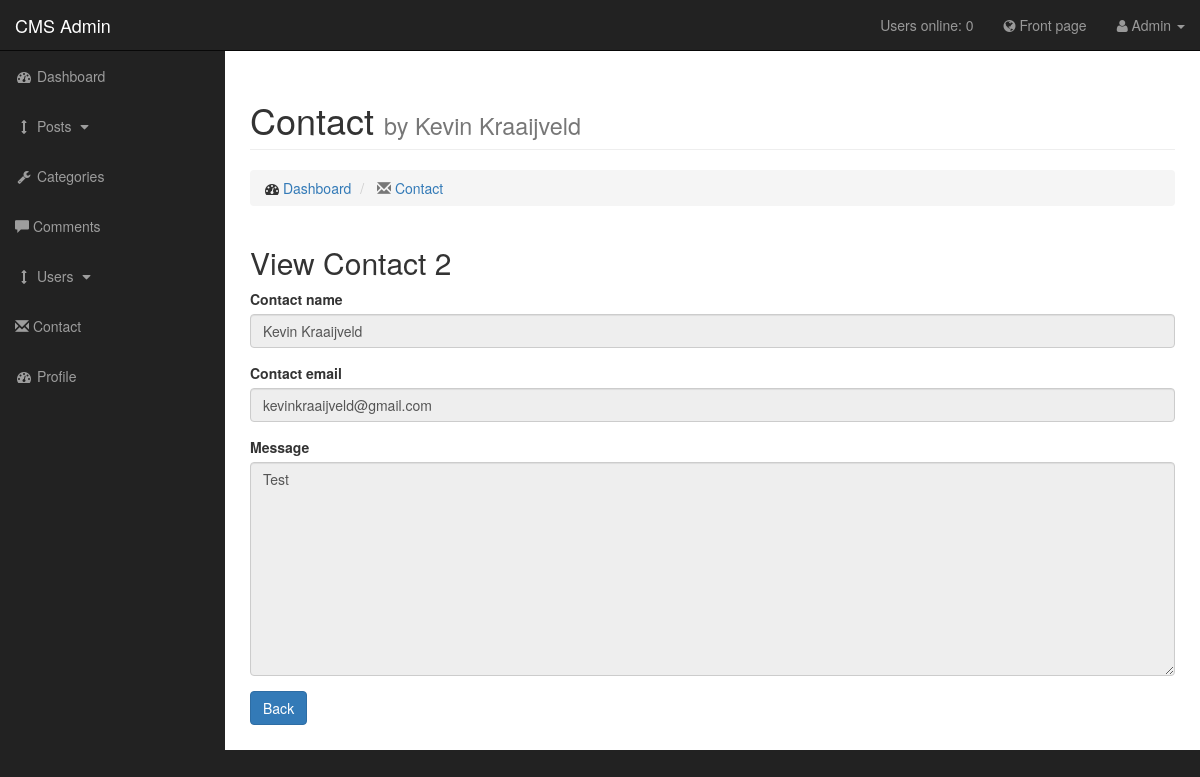
/admin/pages/contact.php?source=view_contact&contact_id=2 (signed in), run on the app's committed database.
### tables this page shows
CREATE TABLE IF NOT EXISTS `contact` (
  `id` int(11) NOT NULL,
  `name` varchar(255) NOT NULL,
  `email` varchar(255) NOT NULL,
  `message` text NOT NULL
);

### admin/pages/view_contact.php (the view)
<?php
  if (isset($_GET['contact_id'])){
    $contact_id = $_GET['contact_id'];
    $query = "SELECT * FROM contact WHERE id = {$contact_id}";
    $select_contact_by_id = mysqli_query($connection, $query);
    while($row = mysqli_fetch_assoc($select_contact_by_id)){
      $contact_id = $row['id'];
      $contact_name = $row['name'];
      $contact_mail = $row['email'];
      $contact_message = $row['message'];
    }
  }
?>
<h2>View Contact <?php echo $contact_id ?></h2>
  <form class="form-group" action="contact.php" method="post" enctype="multipart/form-data" autocomplete="off">
    <div class="form-group">
      <label for="cat_title">Contact name</label>
      <input class="form-control" type="text" name="contact_name" readonly value="<?php echo $contact_name?> " placeholder="contact name ">
    </div>
  <div class="form-group">
    <label for="post_author">Contact email</label>
    <input class="form-control" type="text" name="contact_mail" readonly value="<?php echo $contact_mail?>" placeholder="contact email">
  </div>
  <div class="form-group">
    <label for="post_content">Message</label>
    <br>
    <textarea class="form-control" name="contact_message" rows="10" style='width:-webkit-fill-available;' readonly><?php echo $contact_message?></textarea>
  </div>
    <div class="form-group">
      <input class="btn btn-primary" type="submit" value="Back">
    </div>
</form>

### admin/css/sb-admin.css (style rules this page uses)
body { margin-top: 100px; background-color: #222; }
@media (min-width:768px) { body { margin-top: 50px; } }

### data on the page
contact: id "2", contact_name "Kevin Kraaijveld", contact_mail "kevinkraaijveld@gmail.com", contact_message "Test"

### other printed values
users_online() "0"
$_SESSION['user_firstname'] "Admin"
